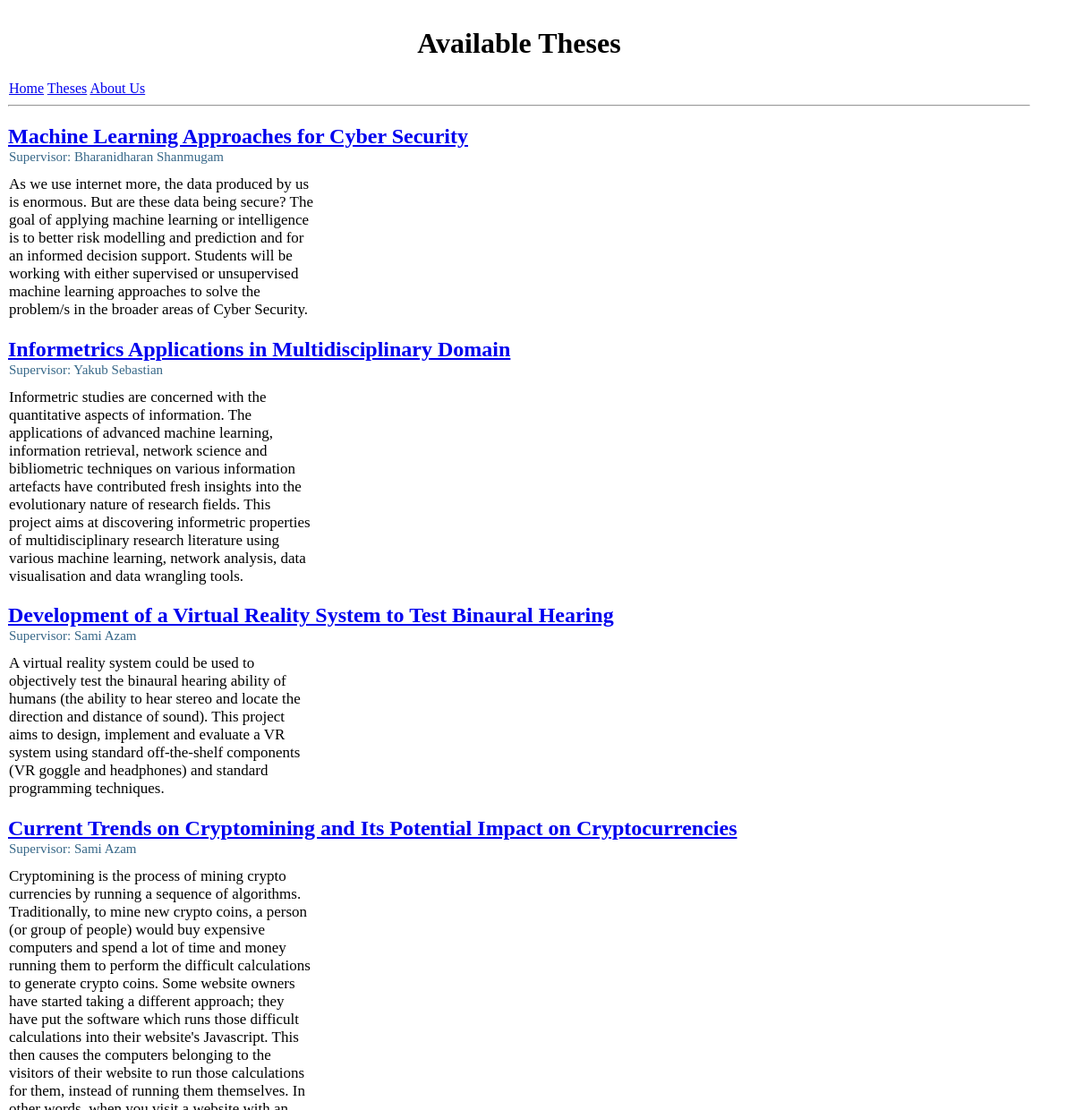
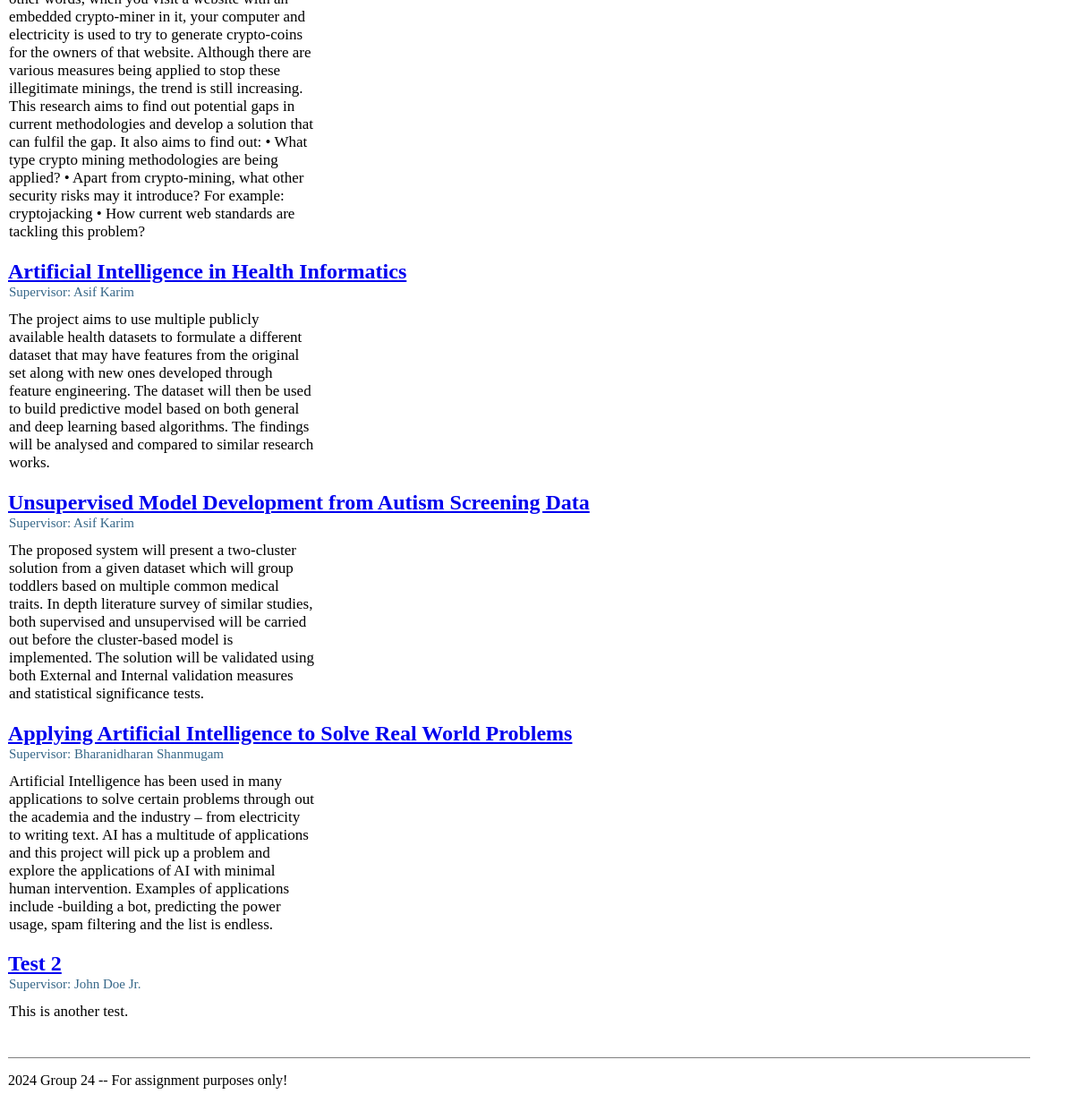
Page /page2/ on the committed database (2 pictures, top to bottom).
### assignment2_app/models.py (models this page shows, shortened)
class TestThesis(models.Model):   # Step 1
  title = models.CharField(max_length=100)
  desc = models.CharField(max_length=1500)
  sup_name = models.CharField(max_length=30)

### assignment2_app/views.py (the view)
# urls.py: re_path(r'page2/?$', views.page2, name='page2'),
def page2(request):
   theses = TestThesis.objects.all()
   page_data = {
      "theses": theses
   }
   return render(request, 'assignment2_app/page2.html', page_data)

### assignment2_app/templates/assignment2_app/page2.html
{% extends "assignment2_app/base.html" %}
{% block page_heading %}
{% load static %}
<link rel = "stylesheet" type = "text/css" href = "{% static 'css/styles.css' %}">
<h1 class = "page_headings"><str>Available Theses</str></h1>
{% endblock %}
{% block main_body %}
{% for thesis in theses %}
  <h2><a href="page3/{{ thesis.id }} ">{{ thesis.title }}</a></h2>
  <div class= "supervisor_name"> Supervisor: {{ thesis.sup_name }} </div>
  <div class= "desc"> {{ thesis.desc }} </div>
{% endfor %}
{% endblock %}

### static/css/styles.css (style rules this page uses)
.supervisor_name { color:rgb(54, 103, 136); margin-top: -20px; font-size: 15px; }
div { margin-right: 40px; padding:1px; }
.desc { width:30%; margin-top:10px; font-size: 17px; }
.page_headings { text-align: center; }

### rows in the picture
TestThesis: title "Machine Learning Approaches for Cyber Security", sup_name "Bharanidharan Shanmugam", desc "As we use internet more, the data produced by us is enormous. But are these data being secure? The goal of applying machine learning or intelligence is to better risk modelling and prediction and for an informed decision support. Students will be working with either supervised or unsupervised machine learning approaches to solve the problem/s in the broader areas of Cyber Security."
TestThesis: title "Informetrics Applications in Multidisciplinary Domain", sup_name "Yakub Sebastian", desc "Informetric studies are concerned with the quantitative aspects of information. The applications of advanced machine learning, information retrieval, network science and bibliometric techniques on various information artefacts have contributed fresh insights into the evolutionary nature of research fields. This project aims at discovering informetric properties of multidisciplinary research literature using various machine learning, network analysis, data visualisation and data wrangling tools."
TestThesis: title "Development of a Virtual Reality System to Test Binaural Hearing", sup_name "Sami Azam", desc "A virtual reality system could be used to objectively test the binaural hearing ability of humans (the ability to hear stereo and locate the direction and distance of sound). This project aims to design, implement and evaluate a VR system using standard off-the-shelf components (VR goggle and headphones) and standard programming techniques."
TestThesis: title "Current Trends on Cryptomining and Its Potential Impact on Cryptocurrencies", sup_name "Sami Azam", desc "Cryptomining is the process of mining crypto currencies by running a sequence of algorithms. Traditionally, to mine new crypto coins, a person (or group of people) would buy expensive computers and spend a lot of time and money running them to perform the difficult calculations to generate crypto coins. Some website owners have started taking a different approach; they have put the software which runs those difficult calculations into their website's Javascript. This then causes the computers belonging to the visitors of their website to run those calculations for them, instead of running them themselves. In other words, when you visit a website with an embedded crypto-miner in it, your…"
TestThesis: title "Artificial Intelligence in Health Informatics", sup_name "Asif Karim", desc "The project aims to use multiple publicly available health datasets to formulate a different dataset that may have features from the original set along with new ones developed through feature engineering. The dataset will then be used to build predictive model based on both general and deep learning based algorithms. The findings will be analysed and compared to similar research works."
TestThesis: title "Unsupervised Model Development from Autism Screening Data", sup_name "Asif Karim", desc "The proposed system will present a two-cluster solution from a given dataset which will group toddlers based on multiple common medical traits. In depth literature survey of similar studies, both supervised and unsupervised will be carried out before the cluster-based model is implemented. The solution will be validated using both External and Internal validation measures and statistical significance tests."
TestThesis: title "Applying Artificial Intelligence to Solve Real World Problems", sup_name "Bharanidharan Shanmugam", desc "Artificial Intelligence has been used in many applications to solve certain problems through out the academia and the industry – from electricity to writing text. AI has a multitude of applications and this project will pick up a problem and explore the applications of AI with minimal human intervention. Examples of applications include -building a bot, predicting the power usage, spam filtering and the list is endless."
TestThesis: title "Test 2", sup_name "John Doe Jr.", desc "This is another test."
